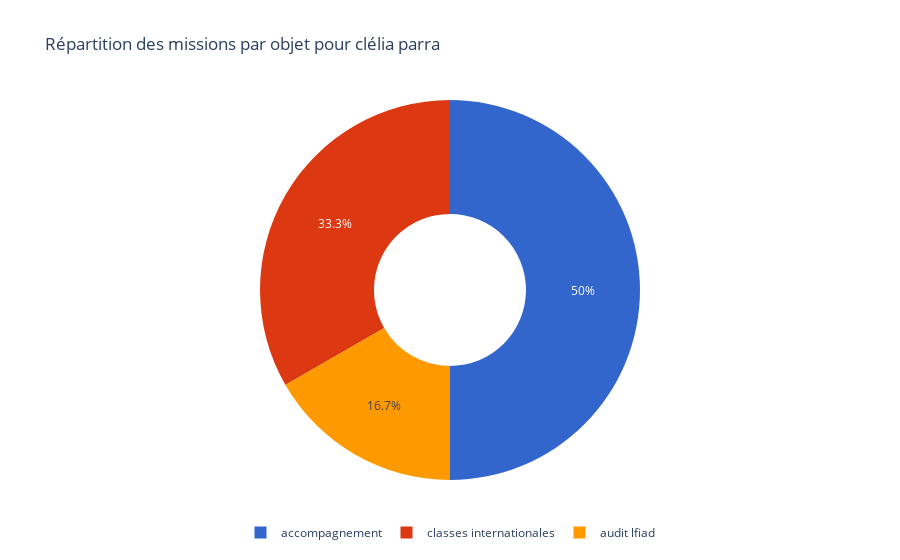

Notebook source saved alongside this figure:
### Code cell
def repartition_par_objet_cp(df, nom_cp):
    """
    Affiche un pie chart de la répartition des missions par objet pour un CP donné.

    Args:
        df (pd.DataFrame): Le DataFrame contenant les données des missions.
        nom_cp (str): Le nom du CP.

    Returns:
        None: Affiche directement le graphique avec Plotly.
    """
    df_cp = df[df['Nom'] == nom_cp]
    missions_par_objet = df_cp['Objet'].value_counts().reset_index()
    missions_par_objet.columns = ['Objet', 'Nombre de missions']

    fig = px.pie(
        missions_par_objet,
        names='Objet',
        values='Nombre de missions',
        title=f"Répartition des missions par objet pour {nom_cp}",
        hole=0.4,
        color_discrete_sequence=px.colors.qualitative.G10
    )
    fig.update_layout(
        legend=dict(
            orientation="h",  # Orientation horizontale
            yanchor="top",
            y=-0.1,  # Position sous le graphique
            xanchor="center",
            x=0.5  # Centrer la légende
        )
    )
    fig.show()
repartition_par_objet_cp(df_avis_de_mission, "clélia parra")

### Figure 1 — Plotly figure (JSON) as saved in the notebook; plotly's stock layout.template omitted (floating-point values rounded to 4 significant figures)
{"data": [{"domain": {"x": [0, 1], "y": [0, 1]}, "hole": 0.4, "hovertemplate": "Objet=%{label}<br>Nombre de missions=%{value}<extra></extra>", "labels": ["accompagnement", "classes internationales", "audit lfiad"], "legendgroup": "", "name": "", "showlegend": true, "type": "pie", "values": [3, 2, 1]}], "layout": {"legend": {"orientation": "h", "tracegroupgap": 0, "x": 0.5, "xanchor": "center", "y": -0.1, "yanchor": "top"}, "piecolorway": ["#3366CC", "#DC3912", "#FF9900", "#109618", "#990099", "#0099C6", "#DD4477", "#66AA00", "#B82E2E", "#316395"], "title": {"text": "Répartition des missions par objet pour clélia parra"}}}
